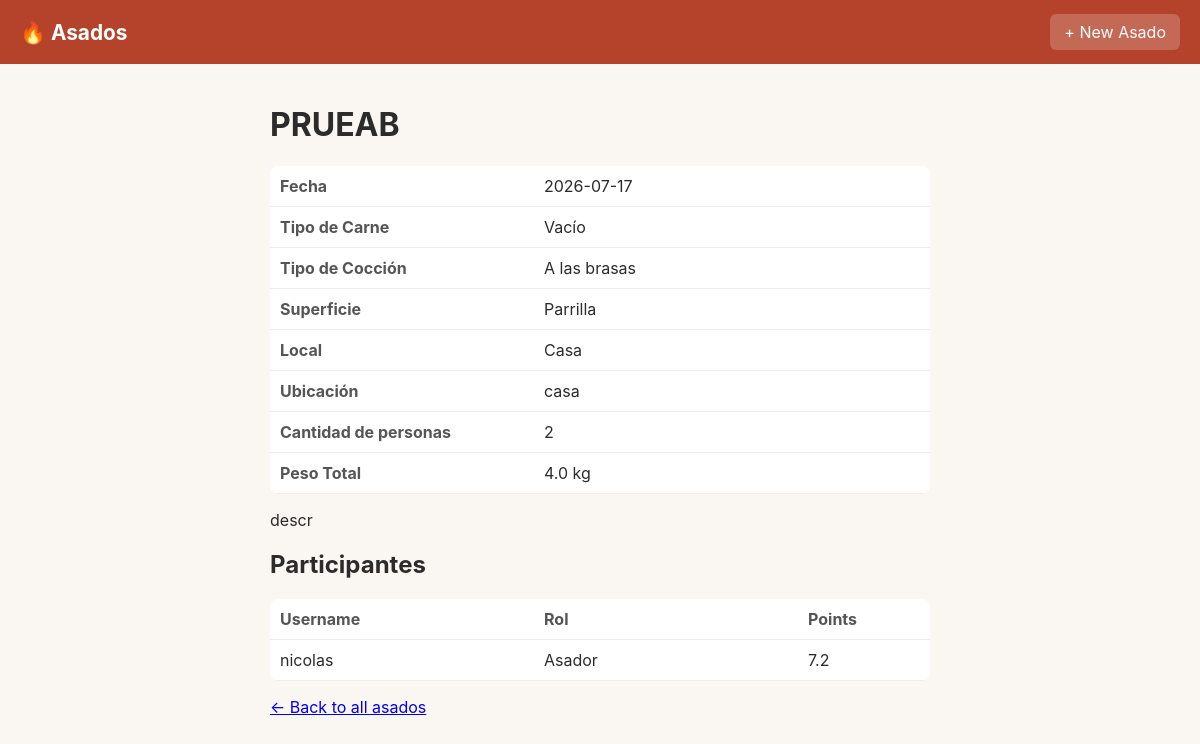
Before: /asado/1 with the older database file.
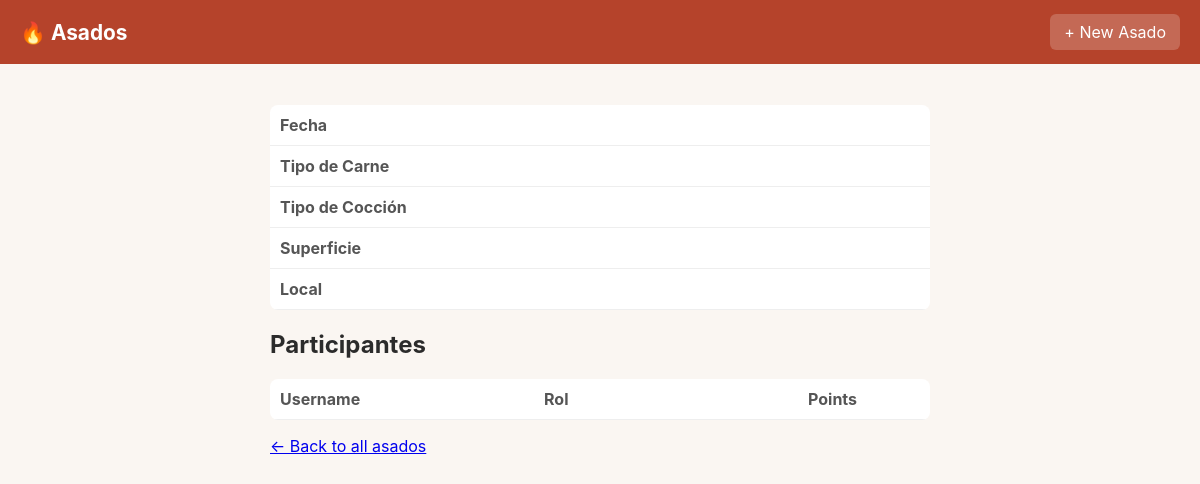
After: the same page with the newer database file.
### tables this page shows
CREATE TABLE asados (
    id INTEGER PRIMARY KEY AUTOINCREMENT,
    date TEXT NOT NULL,                -- stored as 'YYYY-MM-DD' text (SQLite has no native date type)
    nombre TEXT NOT NULL,              -- the fun/creative name of the asado
    description TEXT,                  -- optional (no NOT NULL constraint), can be empty
    tipo_carne TEXT NOT NULL,          -- e.g. "VacÃ­o", "Chorizo", etc.
    coccion TEXT NOT NULL,             -- e.g. "A las brasas", "Ahumado"
    superficie TEXT NOT NULL,          -- e.g. "Parrilla", "Plancha", "Disco"
    local TEXT NOT NULL,               -- e.g. "Casa", "Restaurante", "Quincho"
    location TEXT,                     -- free text: address / place name (optional)
    people INTEGER,                    -- total headcount at the asado
    total_weight REAL                  -- total kg of meat (REAL = decimal number in SQLite)
);

CREATE TABLE participations (
    id INTEGER PRIMARY KEY AUTOINCREMENT,
    asado_id INTEGER NOT NULL,     -- which asado this participation belongs to
    user_id INTEGER NOT NULL,      -- which user this participation belongs to
    rol TEXT NOT NULL,             -- e.g. "Asador", "Ayudante", "Invitado", "AnfitriÃ³n"
    points REAL NOT NULL,          -- calculated at creation time and FROZEN (never recalculated later)

    -- FOREIGN KEY = tells the database "this column must match an id that
    -- really exists in the other table". This prevents orphaned data, like
    -- a participation pointing to an asado that doesn't exist.
    FOREIGN KEY (asado_id) REFERENCES asados (id),
    FOREIGN KEY (user_id) REFERENCES users (id)
);

CREATE TABLE users (
    id INTEGER PRIMARY KEY AUTOINCREMENT,  -- unique numeric ID, auto-generated
    username TEXT UNIQUE NOT NULL          -- must be unique, cannot be empty
    -- NOTE: no password field yet â€” that comes in Phase 2 (login system).
    -- For now we just need to be able to reference "who" participated.
);

### app.py (the view)
@app.route("/asado/<int:asado_id>")
def view_asado(asado_id):
    db = get_db()
    asado = db.execute(
        "SELECT * FROM asados WHERE id = ?", (asado_id,)
    ).fetchone()
    participants = db.execute(
        """
        SELECT users.username, participations.rol, participations.points
        FROM participations
        JOIN users ON participations.user_id = users.id
        WHERE participations.asado_id = ?
        """,
        (asado_id,),
    ).fetchall()
    return render_template("view_asado.html", asado=asado, participants=participants)

### app.py (called while the page is built)
def get_db():
    if "db" not in g:
        g.db = sqlite3.connect(DATABASE)
        g.db.row_factory = sqlite3.Row
    return g.db

### templates/view_asado.html (shortened to what this page needs)
{% extends "base.html" %}
{% block content %}
<h1>{{ asado.nombre }}</h1>
<table class="detail-table">
    <tr><th>Fecha</th><td>{{ asado.date }}</td></tr>
    <tr><th>Tipo de Carne</th><td>{{ asado.tipo_carne }}</td></tr>
    <tr><th>Tipo de Cocción</th><td>{{ asado.coccion }}</td></tr>
    <tr><th>Superficie</th><td>{{ asado.superficie }}</td></tr>
    <tr><th>Local</th><td>{{ asado.local }}</td></tr>
    {% if asado.location %}
        <tr>
            <th>Ubicación</th>
            <td>
                {{ asado.location }}
            </td>
        </tr>
    {% endif %}
    {% if asado.people %}
        <tr><th>Cantidad de personas</th><td>{{ asado.people }}</td></tr>
    {% endif %}
    {% if asado.total_weight %}
        <tr><th>Peso Total</th><td>{{ asado.total_weight }} kg</td></tr>
    {% endif %}
</table>
{% if asado.description %}
    <p class="asado-description">{{ asado.description }}</p>
{% endif %}
<h2>Participantes</h2>
<table class="detail-table">
    <tr><th>Username</th><th>Rol</th><th>Points</th></tr>
    {% for p in participants %}
        <tr>
            <td>{{ p.username }}</td>
            <td>{{ p.rol }}</td>
            <td>{{ p.points }}</td>
        </tr>
    {% endfor %}
</table>
<p><a href="{{ url_for('index') }}">← Back to all asados</a></p>
{% endblock %}

Changed rows visible on the page:
removed asados: nombre "PRUEAB", date "2026-07-17", tipo_carne "Vacío", coccion "A las brasas", superficie "Parrilla", local "Casa", location "casa", people "2", total_weight "4.0", description "descr"
removed participations: username "nicolas", rol "Asador", points "7.2"
Other visible differences:
text no longer shown: "Ubicación Cantidad de personas Peso Total kg"
